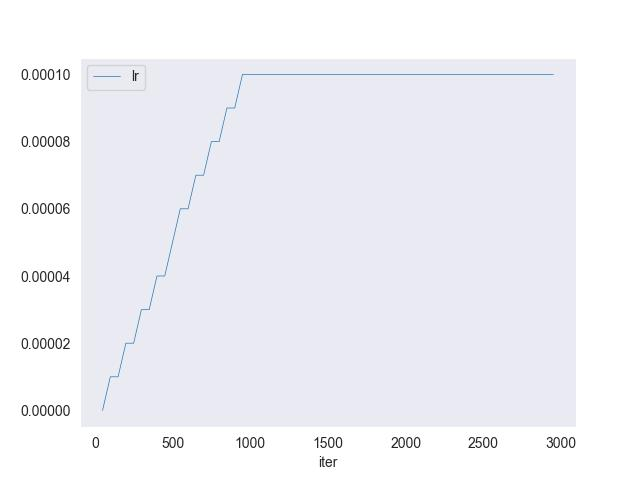
#> input picture mmdetection-2.26.0/lr.jpg, 640 x 480 px, given in place of tig2jpglr.jpg, which was not available
$ python cut.py
#> lines starting #> are read from the running program, lines starting #| are printed output that depends on the picture; pictures that were not available may be replaced by others from this repository, and a replacement may not be noted
# -*- coding: utf-8 -*-

from PIL import Image
import os
import cv2

crop_w = 512   #裁剪图像宽度
crop_h = 512   #裁剪图像高度

imageDir = "E:\\dataset1\\AerialImageDataset\\test\\tig2jpg"  #./Original/Images/Labels     #原大图像数据
saveDir = "E:\\dataset1\\AerialImageDataset\\test\cut" + str(crop_w) + "x" + str(crop_h) + "/image/"    ##裁剪小图像数据
if not os.path.exists(saveDir):
    os.makedirs(saveDir)

for name in os.listdir(imageDir):

    img = cv2.imread(imageDir + name)
#> img is the input picture: shape (480, 640, 3); mean B, G, R 246.7, 241, 240.8
    old_size= img.shape[0:2]   #原图尺寸
#> old_size = (480, 640)
    # print(old_size[0],type(old_size[0]))
    ######
    h_num = int(old_size[0]/crop_h) + 1   #取整后加1
#> h_num = 1
    w_num =int(old_size[1]/crop_w) + 1
#> w_num = 2
    new_height = (h_num) * crop_h     #小图像尺寸整倍数的大图像
#> new_height = 512
    new_width = (w_num) * crop_w
#> new_width = 1024
    print(new_height,new_width)
#| 512 1024
    # #
    pad_h = new_height - old_size[0]  # 计算自动需要填充的像素数目（图像的高这一维度上）
#> pad_h = 32
    pad_w = new_width - old_size[1]  # 计算需要填充的像素数目（图像的宽这一维度上）
#> pad_w = 384
    print(pad_w,pad_h)
#| 384 32
    top, bottom = pad_h // 2, pad_h - (pad_h // 2)
#> top = 16; bottom = 16
    left, right = pad_w // 2, pad_w - (pad_w // 2)
#> left = 192; right = 192
    print(top, bottom, left, right)
#| 16 16 192 192
    img_new = cv2.copyMakeBorder(img, top, bottom, left, right, cv2.BORDER_CONSTANT, None, (0, 0, 0))
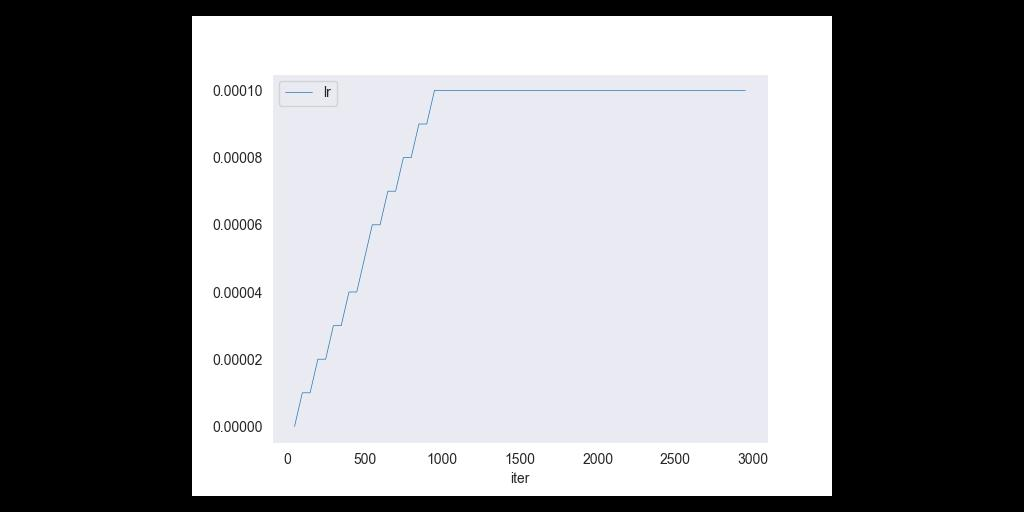
#> img_new: shape (512, 1024, 3); mean B, G, R 144.6, 141.2, 141.1
    #
    # kh = int(new_height/dish) - 1
    # kw = int(new_width/disw) - 1
    # print(kh,kw)
    for i in range(h_num):
        for j in range(w_num):
            # print(i,j)
            x = int(i * crop_h)  #高度上裁剪图像个数
            y = int(j * crop_w)
            print(x,y)
            img_crop = img_new[x : x + crop_h,y : y + crop_w]
            # print(z)
            saveName= name.split('.')[0] + '-' + str(i) +'-'+ str(j) +".png"  #小图像名称，内含小图像的顺序
            cv2.imwrite(saveDir+saveName,img_crop)
#> this loop made 1 pass
#> pass 1, `cv2.imwrite(saveDir+saveName,img_crop)`:
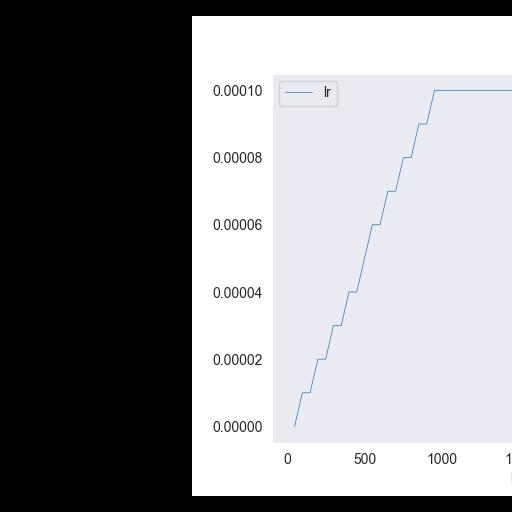
#> saved as lr-0-0.png: shape (512, 512, 3); mean B, G, R 144.2, 141.1, 140.9
#> pass 1, `cv2.imwrite(saveDir+saveName,img_crop)`:
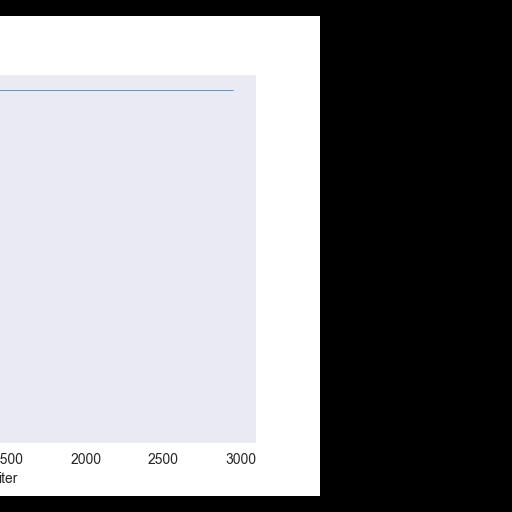
#> saved as lr-0-1.png: shape (512, 512, 3); mean B, G, R 144.9, 141.4, 141.3
